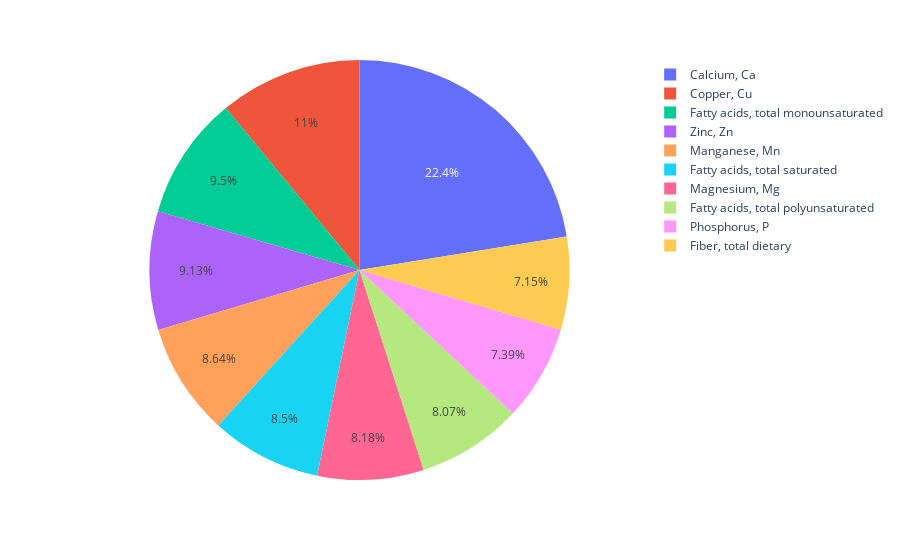

Notebook code for this chart:
### Code cell
# BAKEDGOODS
import pandas as pd
import plotly.express as px
csv = pd.read_csv('FF_SR_ data.csv')
df9 = csv[['food_category_id','FF Food description','FF_Component','SR Mean per 100g','FF Mean per 100g']]
df9 = df9[df9['FF_Component'].str.contains('SFA') == False]
df10 = pd.read_csv("FF_SR_ data.csv")
df9["PC"] = abs((df10["FF Mean per 100g"]-df10["SR Mean per 100g"])/(df10["SR Mean per 100g"])) * 100
BAKE = df9[df9['food_category_id'] == 18]
BAKE = BAKE.sort_values(by="PC", ascending=False)
BAKE = BAKE[BAKE['PC'] != 0]
BAKE = BAKE[BAKE['SR Mean per 100g'] != 0]
topten = BAKE[0:10]
fig = px.pie(topten, values='PC',names='FF_Component')
fig.show()

### Figure 1 — Plotly figure (JSON) as saved in the notebook; plotly's stock layout.template omitted (floating-point values rounded to 4 significant figures)
{"data": [{"domain": {"x": [0, 1], "y": [0, 1]}, "hovertemplate": "FF_Component=%{label}<br>PC=%{value}<extra></extra>", "labels": ["Calcium, Ca", "Copper, Cu", "Fatty acids, total monounsaturated", "Zinc, Zn", "Manganese, Mn", "Fatty acids, total saturated", "Magnesium, Mg", "Fatty acids, total polyunsaturated", "Phosphorus, P", "Fiber, total dietary"], "legendgroup": "", "name": "", "showlegend": true, "type": "pie", "values": [46.53, 22.77, 19.7, 18.92, 17.91, 17.62, 16.96, 16.73, 15.31, 14.81]}], "layout": {"legend": {"tracegroupgap": 0}, "margin": {"t": 60}}}
